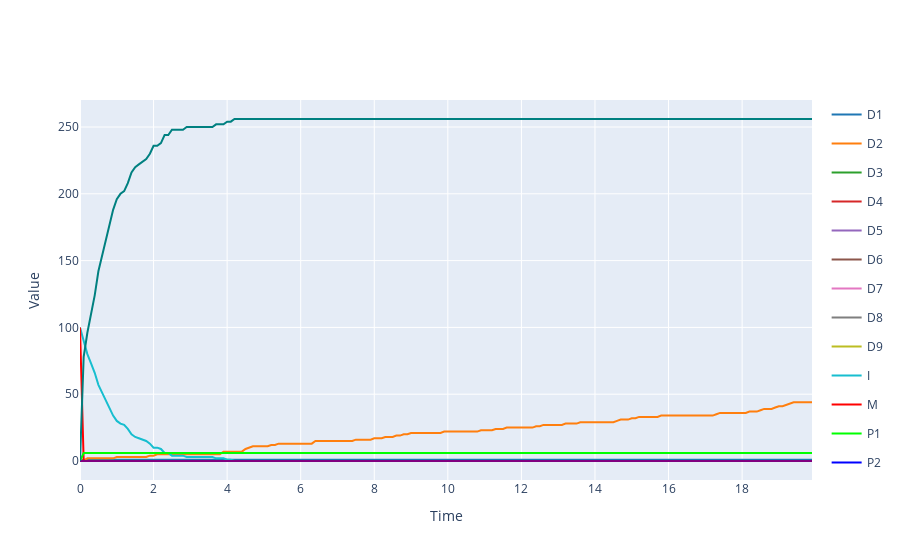

This figure's notebook cell:
### Markdown cell above
# Visualization

### Code cell
result.plotplotly()

### Figure 1 — Plotly figure (JSON) as saved in the notebook; plotly's stock layout.template omitted (floating-point values rounded to 4 significant figures; data arrays with more than 128 entries replaced by an {"elided": "..."} marker saying what was removed)
{"data": [{"legendgroup": "D1", "line": {"color": "#1f77b4"}, "mode": "lines", "name": "D1", "type": "scatter", "x": {"elided": "200 float values"}, "y": {"elided": "200 int values"}}, {"legendgroup": "D2", "line": {"color": "#ff7f0e"}, "mode": "lines", "name": "D2", "type": "scatter", "x": {"elided": "200 float values"}, "y": {"elided": "200 int values"}}, {"legendgroup": "D3", "line": {"color": "#2ca02c"}, "mode": "lines", "name": "D3", "type": "scatter", "x": {"elided": "200 float values"}, "y": {"elided": "200 int values"}}, {"legendgroup": "D4", "line": {"color": "#d62728"}, "mode": "lines", "name": "D4", "type": "scatter", "x": {"elided": "200 float values"}, "y": {"elided": "200 int values"}}, {"legendgroup": "D5", "line": {"color": "#9467bd"}, "mode": "lines", "name": "D5", "type": "scatter", "x": {"elided": "200 float values"}, "y": {"elided": "200 int values"}}, {"legendgroup": "D6", "line": {"color": "#8c564b"}, "mode": "lines", "name": "D6", "type": "scatter", "x": {"elided": "200 float values"}, "y": {"elided": "200 int values"}}, {"legendgroup": "D7", "line": {"color": "#e377c2"}, "mode": "lines", "name": "D7", "type": "scatter", "x": {"elided": "200 float values"}, "y": {"elided": "200 int values"}}, {"legendgroup": "D8", "line": {"color": "#7f7f7f"}, "mode": "lines", "name": "D8", "type": "scatter", "x": {"elided": "200 float values"}, "y": {"elided": "200 int values"}}, {"legendgroup": "D9", "line": {"color": "#bcbd22"}, "mode": "lines", "name": "D9", "type": "scatter", "x": {"elided": "200 float values"}, "y": {"elided": "200 int values"}}, {"legendgroup": "I", "line": {"color": "#17becf"}, "mode": "lines", "name": "I", "type": "scatter", "x": {"elided": "200 float values"}, "y": {"elided": "200 int values"}}, {"legendgroup": "M", "line": {"color": "#ff0000"}, "mode": "lines", "name": "M", "type": "scatter", "x": {"elided": "200 float values"}, "y": {"elided": "200 int values"}}, {"legendgroup": "P1", "line": {"color": "#00ff00"}, "mode": "lines", "name": "P1", "type": "scatter", "x": {"elided": "200 float values"}, "y": {"elided": "200 int values"}}, {"legendgroup": "P2", "line": {"color": "#0000ff"}, "mode": "lines", "name": "P2", "type": "scatter", "x": {"elided": "200 float values"}, "y": {"elided": "200 int values"}}, {"legendgroup": "P3", "line": {"color": "#ffff00"}, "mode": "lines", "name": "P3", "type": "scatter", "x": {"elided": "200 float values"}, "y": {"elided": "200 int values"}}, {"legendgroup": "P4", "line": {"color": "#00ffff"}, "mode": "lines", "name": "P4", "type": "scatter", "x": {"elided": "200 float values"}, "y": {"elided": "200 int values"}}, {"legendgroup": "P5", "line": {"color": "#ff00ff"}, "mode": "lines", "name": "P5", "type": "scatter", "x": {"elided": "200 float values"}, "y": {"elided": "200 int values"}}, {"legendgroup": "P6", "line": {"color": "#800000"}, "mode": "lines", "name": "P6", "type": "scatter", "x": {"elided": "200 float values"}, "y": {"elided": "200 int values"}}, {"legendgroup": "P7", "line": {"color": "#808000"}, "mode": "lines", "name": "P7", "type": "scatter", "x": {"elided": "200 float values"}, "y": {"elided": "200 int values"}}, {"legendgroup": "P8", "line": {"color": "#008000"}, "mode": "lines", "name": "P8", "type": "scatter", "x": {"elided": "200 float values"}, "y": {"elided": "200 int values"}}, {"legendgroup": "P9", "line": {"color": "#800080"}, "mode": "lines", "name": "P9", "type": "scatter", "x": {"elided": "200 float values"}, "y": {"elided": "200 int values"}}, {"legendgroup": "R", "line": {"color": "#008080"}, "mode": "lines", "name": "R", "type": "scatter", "x": {"elided": "200 float values"}, "y": {"elided": "200 int values"}}], "layout": {"showlegend": true, "title": {"text": ""}, "xaxis": {"title": {"text": "Time"}}, "yaxis": {"title": {"text": "Value"}}}}
